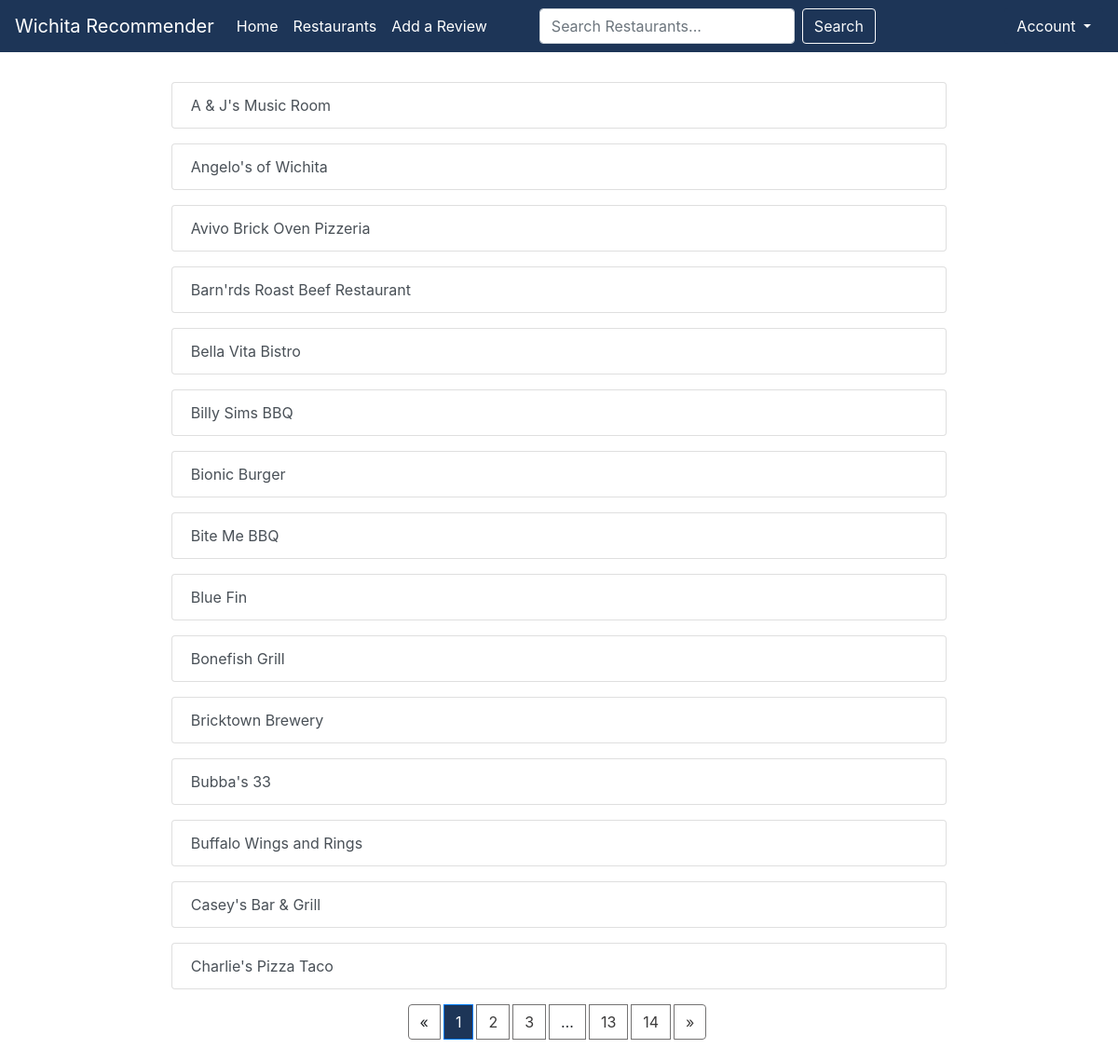
The app's page /restaurants with its own data.
### restaurants/models.py (models this page shows, shortened)
class Restaurant(models.Model):
    name = models.CharField(max_length=100, null=False)
    tags = models.CharField(max_length=50, null=True)
    local_highlight = models.CharField(max_length=500, null=True)
    class Meta:
        db_table = "restaurant"

### restaurants/views.py (the view)
# urls.py: path("restaurants", views.restaurantList, name="restaurants"),
def restaurantList(request):
    if request.method == "POST":
        search = request.POST['search']
        searched_restaurants = Restaurant.objects.filter(
            name__icontains=search)
        context = {'searched_restaurants': searched_restaurants,
                   'search': search}
        return render(request, "restaurants/restaurant-search.html", context)
    else:
        restaurants = Restaurant.objects.all().order_by('name')
        paginator = Paginator(restaurants, 15)
        page_number = request.GET.get('page', 1)
        page_obj = paginator.get_page(page_number)
        page_obj.adjusted_elided_pages = paginator.get_elided_page_range(page_number, on_each_side=2)
        context = {'restaurants': restaurants, 'page_obj': page_obj}
        return render(request, "restaurants/restaurant-list.html", context)

### restaurants/templates/restaurants/restaurant-list.html (shortened to what this page needs)
{% extends 'restaurants/base.html' %}
{% block content %}
<body>
<div class="container">
{% for restaurant in page_obj %}
<div class="d-flex justify-content-center">
    <div class="list-group mt-3 w-75">
        <a class="list-group-item list-group-item-action" href="{% url 'restaurant' restaurant.id %}">{{restaurant.name}}</a>
    </div></div>
{% endfor %}
<nav class="mt-3" aria-label="Page navigation">
  <ul class="pagination justify-content-center flex-wrap mt-2 mb-4">
    {% if page_obj.has_previous %}
        <li class="page-item mr-1"><a class="page-link" href="?page={{ page_obj.previous_page_number }}">&laquo;</a></li>
    {% else %}
        <li class="page-item mr-1"><a class="page-link">&laquo;</a></li>
    {% endif %}
    {% for i in page_obj.adjusted_elided_pages|default_if_none:page_obj.paginator.get_elided_page_range %}
        {% if page_obj.number == i %}
            <li class="active page-item mr-1"><span class="page-link" id="activeItem">{{ i }} <span class="sr-only">(current)</span></span>
            </li>
        {% else %}
            {% if i == page_obj.paginator.ELLIPSIS %}
                <li class="page-item mr-1"><a class="page-link">{{ i }}</a></li>
            {% else %}
                <li class="page-item mr-1"><a class="page-link" href="?page={{ i }}">{{ i }}</a></li>
            {% endif %}
        {% endif %}
    {% endfor %}
    {% if page_obj.has_next %}
        <li class="page-item mr-1"><a class="page-link" href="?page={{ page_obj.next_page_number }}">&raquo;</a></li>
    {% else %}
        <li class="page-item mr-1"><a class="page-link">&raquo;</a></li>
    {% endif %}
  </ul>
</nav>
</div>
</body>
{% endblock %}

### restaurants/templates/restaurants/restaurant-list.html (style rules this page uses)
.page-item [href] { color: rgb(60, 59, 59); }
.page-link { border-color: #747373; }
#activeItem { background-color: #1d3557; }

### records on screen
Restaurant: name "A & J's Music Room"
Restaurant: name "Angelo's of Wichita"
Restaurant: name "Avivo Brick Oven Pizzeria"
Restaurant: name "Barn'rds Roast Beef Restaurant"
Restaurant: name "Bella Vita Bistro"
Restaurant: name "Billy Sims BBQ"
Restaurant: name "Bionic Burger"
Restaurant: name "Bite Me BBQ"
Restaurant: name "Blue Fin"
Restaurant: name "Bonefish Grill"
Restaurant: name "Bricktown Brewery"
Restaurant: name "Bubba's 33"
Restaurant: name "Buffalo Wings and Rings"
Restaurant: name "Casey's Bar & Grill"
Restaurant: name "Charlie's Pizza Taco"

### other values on screen
{{ i }} "1"
{{ i }} "2" "3" "13" "14"
{{ i }} "…"
